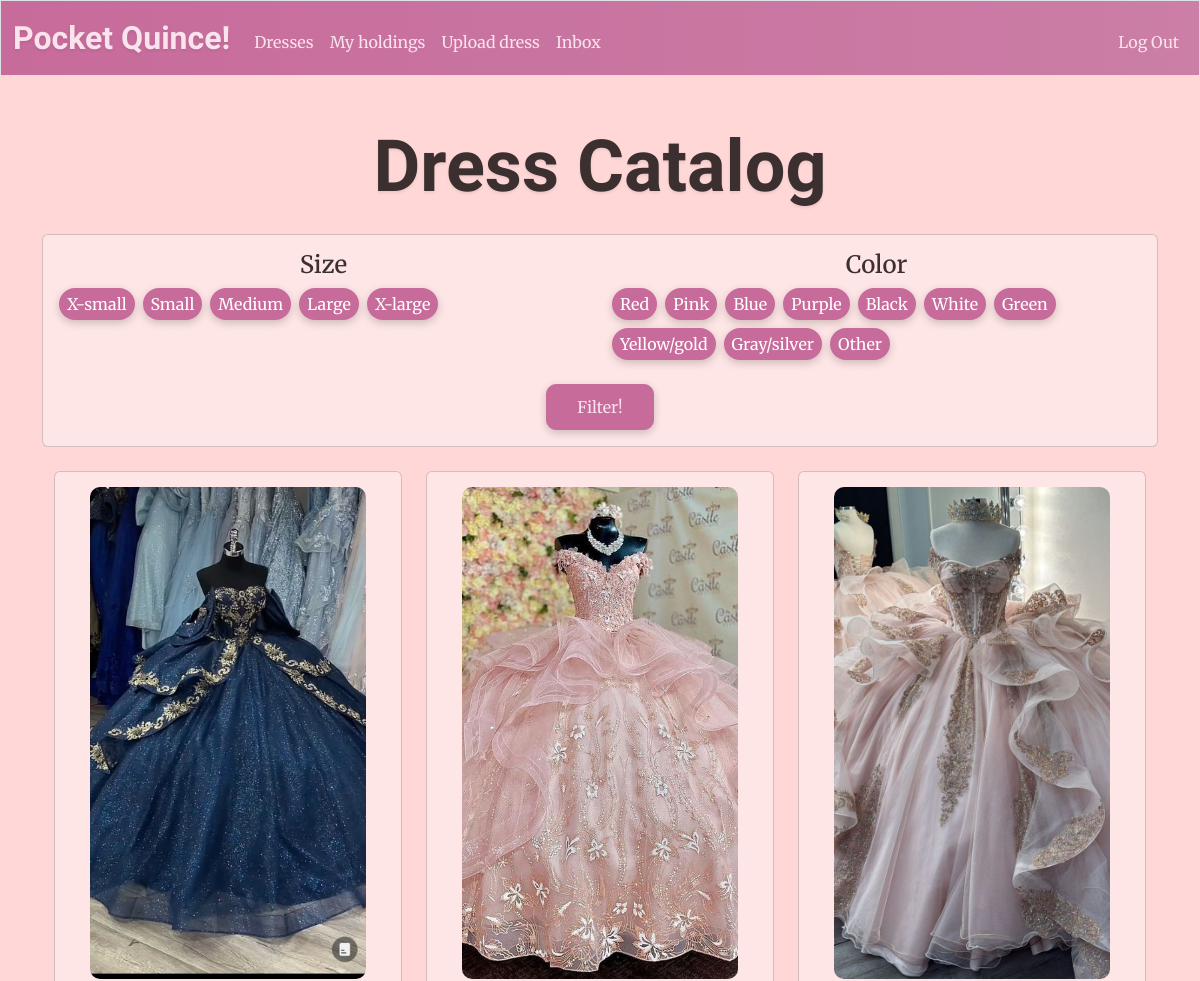
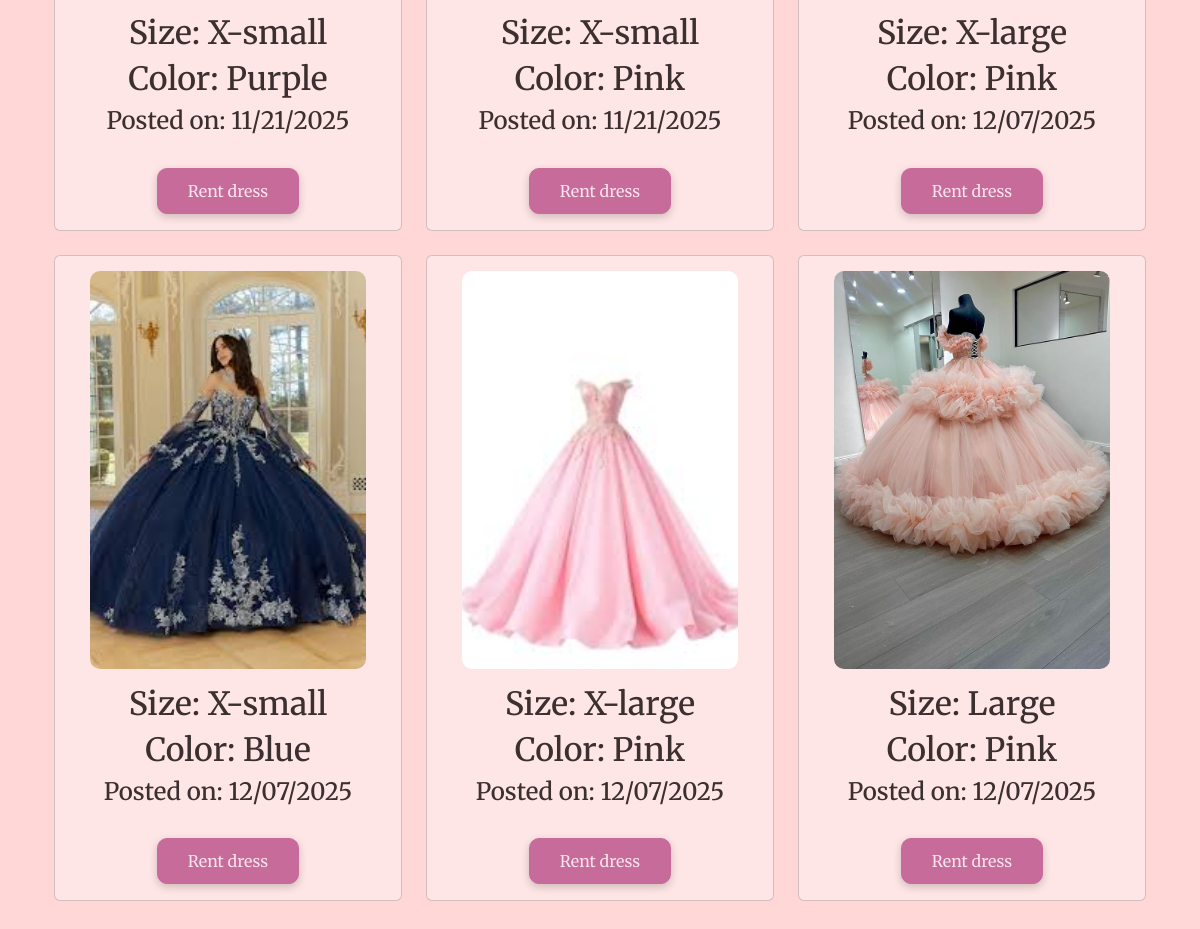
The app's page /catalog (signed in) with its own data (2 pictures, top to bottom).
### tables this page shows
CREATE TABLE dresses (
    id INTEGER PRIMARY KEY AUTOINCREMENT,
    size TEXT NOT NULL,
    color TEXT NOT NULL,
    owner INTEGER NOT NULL,
    image_url TEXT,
    time_posted TEXT NOT NULL DEFAULT CURRENT_TIMESTAMP,
    FOREIGN KEY (owner) REFERENCES users(id)
);

### app.py (the view)
@app.route("/catalog", methods = ["GET"])
@login_required
def catalog():
    sizes = request.args.getlist("size") # User selected sizes
    colors = request.args.getlist("color") # User selected colors
    db = get_db() # Establish database connection to wardrobe.db
    catalog = db.execute("SELECT * FROM dresses WHERE id NOT IN ( SELECT dress_id FROM holdings WHERE rent_end IS NULL) AND owner != ?"
    ,( session["user_id"],)).fetchall()
    filtered = [] # Empty list that will hold dress fitting filters
    for dress in catalog:
        if sizes and dress["size"] not in sizes:
            continue # Move on to next dress
        if colors and dress["color"] not in colors:
            continue # Move on to next dress
        filtered.append(dress) # Add dress to list
    catalog = filtered
    return render_template("catalog.html", catalog=catalog, formatTime=formatTime)

### app.py (called while the page is built)
def get_db():
    if "db" not in g: # Check if database connection already exists
        g.db = sqlite3.connect(DATABASE) # Open database and store connection for reuse
        g.db.row_factory = sqlite3.Row # Enable dictionary-like row access for reading
    return g.db # Return database connection

@app.after_request
def after_request(response):
    response.headers["Cache-Control"] = "no-cache, no-store, must-revalidate"
    response.headers["Expires"] = 0
    response.headers["Pragma"] = "no-cache"
    return response

### help.py (called while the page is built)
def login_required(f):
    @wraps(f)
    def decorated_function(*args, **kwargs):
        if session.get("user_id") is None:
            return redirect("/login")
        return f(*args, **kwargs)
    return decorated_function

def formatTime(value):
    try:
        date = datetime.strptime(value, "%Y-%m-%d %H:%M:%S")
        return date.strftime("%m/%d/%Y")
    except:
        return value #return original value if error occurs

### templates/catalog.html (shortened to what this page needs)
{% extends "layout.html" %}
{% block main %}
    <h1 class = "imperial mb-4">Dress Catalog</h1>
    <form action = "/catalog" method = "get">
        <div class = "card p-3 mb-4">
            <div class = "row">
                <div class = "col-md-6">
                    <h6 class = "filter-title mb-2 body-font">Size</h6>
                    <div class = "d-flex flex-wrap gap-2">
                        {% for size in ["x-small", "small", "medium", "large", "x-large"]%}
                            <label class="btn btn-outline-secondary btn-sm filter-pill body-font" for="{{ size }}">{{ size|capitalize }}</label>
                        {% endfor %}
                    </div>
                </div>
                <div class = "col-md-6">
                    <h6 class = "filter-title mb-2 body-font">Color</h6>
                    <div class = "d-flex flex-wrap gap-2">
                        {% for color in ["red", "pink", "blue", "purple", "black", "white", "green", "yellow/gold", "gray/silver", "other"] %}
                            <label class="btn btn-outline-secondary btn-sm filter-pill body-font" for="{{ color }}">{{ color|title}}</label>
                        {% endfor %}
                    </div>
                </div>
            </div>
            <br>
            <div>
                <button class = "btn btn-primary body-font" type="submit">Filter!</button>
            </div>
        </div>
    </form>
    {% if catalog|length == 0 %}
        <h3 class = "body-font">No dresses match the selected filters. Please try different filters.</h3>
    {% else %}
        <div class="container">
            <div class="row">
                {% for dress in catalog %}
                        <div class = "col-md-4 mb-4">
                            <div class = "card dress-card">
                                <img class = "catalogImage mx-auto d-block" src='{{ dress["image_url"] }}' alt="Dress Image">
                                <div class = "card-body">
                                    <h2 class = "body-font">{{ "Size: " + dress["size"]|capitalize }}</h2>
                                    <h2 class = "body-font">{{ "Color: " + dress["color"]|title }}</h2>
                                    <h4 class = "body-font">{{ "Posted on: " + formatTime(dress["time_posted"]) }}</h4>
                                    <br>
                                    <form action = "/selectDress" method = "post">
                                        <button class="btn btn-primary body-font" type="submit">Rent dress</button>
                                    </form>
                                </div>
                            </div>
                        </div>
                {% endfor %}
            </div>
        </div>
    {% endif %}
{% endblock %}

### static/style.css (style rules this page uses)
body { background-color: #FFD7D7; }
.imperial { font-family: 'Imperial Script', cursive; text-shadow: 0px 2px 3px rgba(0,0,0,0.08); font-weight: 700; font-size: 450%; color: #3B2F2F; }
.body-font { font-family: 'Merriweather', serif; color: #3B2F2F }
.btn-primary { background-color: #C76B9B; color: #F9E3EC; border-color: #C76B9B; font-size: 1rem; border-radius: 10px; padding: 10px 30px; box-shadow: 0px 3px 8px rgba(0, 0, 0, 0.2); }
.filter-title { font-family: "Merriweather", serif; color: #3B2F2F; font-size: 150%; }
.filter-pill { border-radius: 900px; font-size: 100%; background-color: #C76B9B; color: white; border: none; }
.catalogImage { width: 80%; height: 80%; max-height: 550px; object-fit: cover; object-position: center; border-radius: 10px; }
.dress-card { padding-top: 15px; height: 100%; }
.card { background-color: #FFE6E6; }
form label, form button { background-color: #C76B9B; border: 1px #C76B9B; padding: 5px 10px; border-radius: 900px; box-shadow: 0px 3px 8px rgba(0, 0, 0, 0.2); font-size: 0.8rem; height: auto; display: inline-block; width: auto; cursor: pointer; }

### records on screen
dresses: image_url (picture), size "Size: X-small", color "Color: Purple", time_posted "Posted on: 11/21/2025"
dresses: image_url (picture), size "Size: X-small", color "Color: Pink", time_posted "Posted on: 11/21/2025"
dresses: image_url (picture), size "Size: X-large", color "Color: Pink", time_posted "Posted on: 12/07/2025"
dresses: image_url (picture), size "Size: X-small", color "Color: Blue", time_posted "Posted on: 12/07/2025"
dresses: image_url (picture), size "Size: X-large", color "Color: Pink", time_posted "Posted on: 12/07/2025"
dresses: image_url (picture), size "Size: Large", color "Color: Pink", time_posted "Posted on: 12/07/2025"

### other values on screen
{{ size|capitalize }} "X-small" "Small" "Medium" "Large" "X-large"
{{ color|title }} "Red" "Pink" "Blue" "Purple" "Black" "White" "Green" "Yellow/gold" "Gray/silver" "Other"
